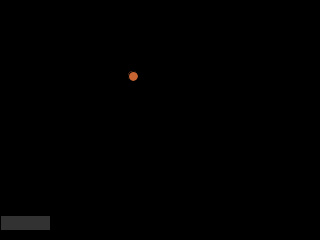
Frame 1 (no input)
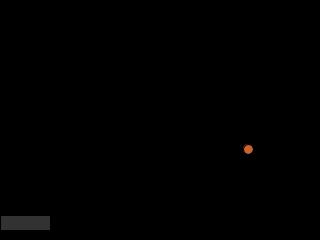
Frame 60 (the mouse pressed at the canvas centre just before this capture)
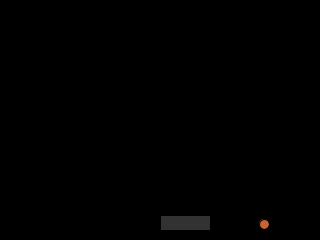
Frame 120 (the mouse held since frame 60 and released just before this capture)

The Processing sketch that drew these frames (run headless with seeded random() and noise(); from frame 60 on, the mouse is pressed at the canvas centre):

// Processing sketch: Pong
// ── Pong.pde
Player thePlayer;
Ball theBall;
void settings(){
size(SCREENX, SCREENY);
}void setup(){
thePlayer = new Player(SCREENY-MARGIN-PADDLEHEIGHT);
theBall = new Ball();
ellipseMode(RADIUS);
}
void draw() {
background(0);
thePlayer.move(mouseX);
theBall.move();
theBall.collide(thePlayer);
thePlayer.draw();
theBall.draw();
}

// ── Ball.pde
  class Ball {
  float x; float y;
  float dx; float dy;
  int radius;
  color ballColor = color(200, 100, 50);
  Ball(){
  x = random(SCREENX/4, SCREENX/2);
  y = random(SCREENY/4, SCREENY/2);
  dx = random(1, 2); dy = random(1, 2);
  radius=5;
  }
  void move(){
    x = x+dx; y = y+dy;
  }
  void draw(){
  fill(ballColor);
  ellipse(int(x), int(y), radius, 
  radius);
  }
  void collide(Player tp){
  if(x-radius <=0) dx=-dx;
  else if(x+radius>=SCREENX) dx=-dx;
  if(y+radius >= tp.ypos &&
  y-radius<tp.ypos+PADDLEHEIGHT &&
  x >=tp.xpos && x <= 
  tp.xpos+PADDLEWIDTH){
  println("collided!");
  dy=-dy;}
  }
  }

// ── Constants.pde

final int SCREENX = 320;
final int SCREENY = 240;
final int PADDLEHEIGHT = 15;
final int PADDLEWIDTH = 50;
final int MARGIN = 10;

// ── Player.pde
class Player {
int xpos; int ypos; 
color paddlecolor = color(50);
Player(int screen_y)
{
xpos=SCREENX/2;
ypos=screen_y;
}
void move(int x){
if(x>SCREENX-PADDLEWIDTH) xpos = SCREENX-PADDLEWIDTH;
else xpos=x;
}
void draw()
{
fill(paddlecolor);
rect(xpos, ypos, PADDLEWIDTH, PADDLEHEIGHT);
}
}
